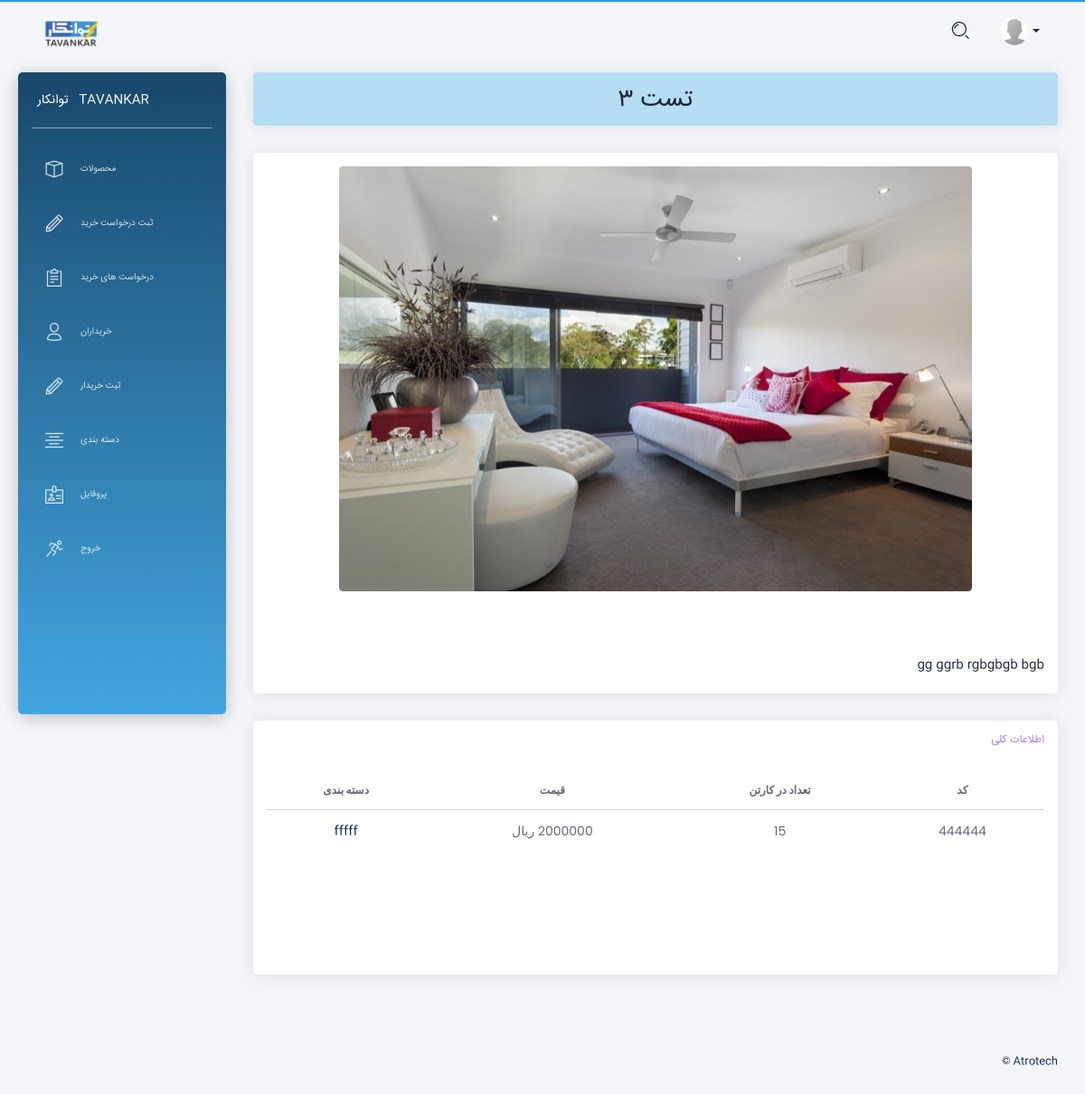
Page /product_detail/1/ (signed in) on the earlier database version.
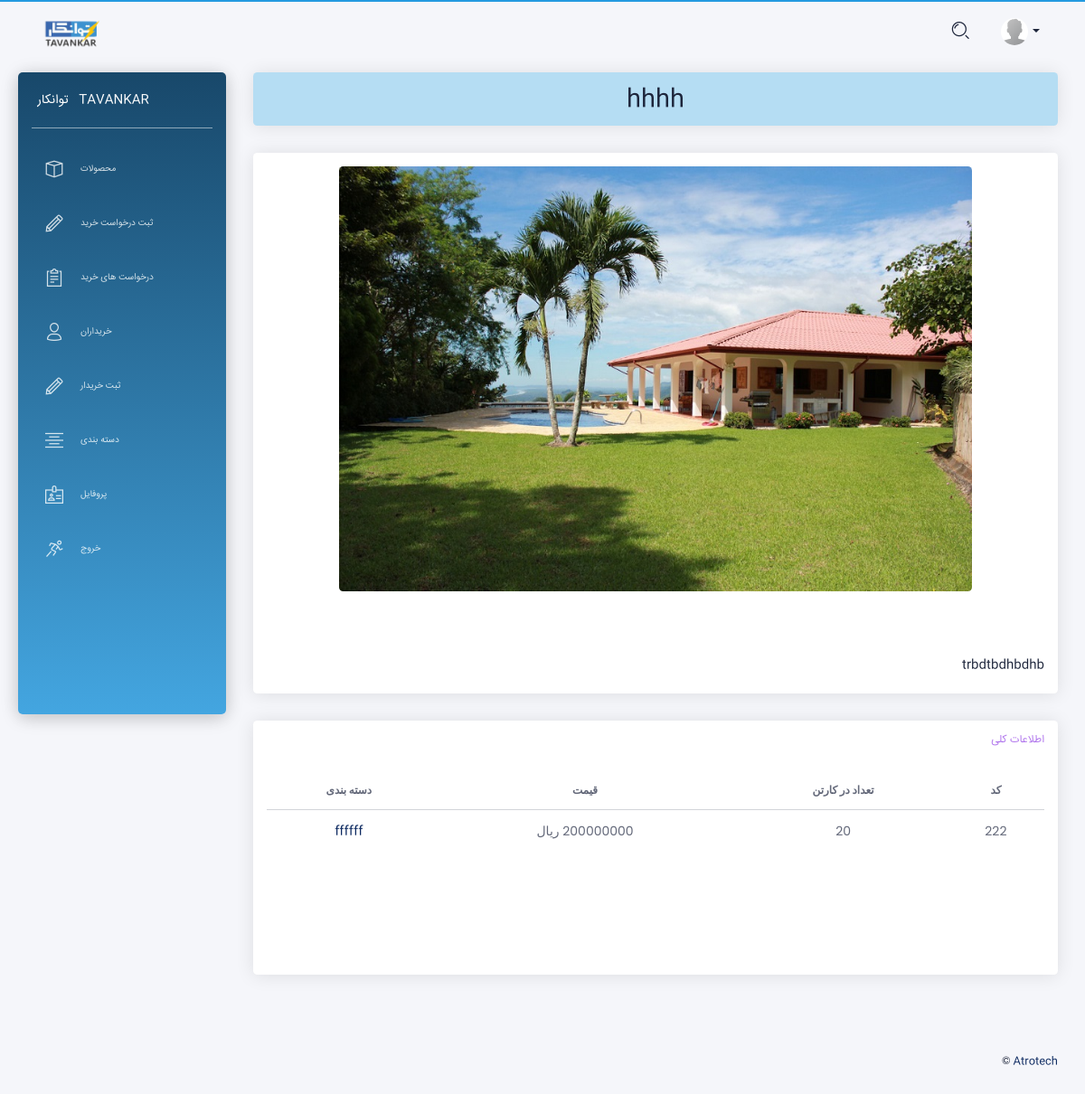
Same page on the later database version.
### app/models.py (models this page shows, shortened)
class Product(models.Model):
    name = models.CharField(max_length=200, unique=True, verbose_name = "نام")
    code = models.CharField(max_length=40, verbose_name = "کد")
    qty_in_box = models.IntegerField(verbose_name = "تعداد در کارتن")
    price = models.CharField(max_length=40, verbose_name = "قیمت ( ریال )")
    category = models.ForeignKey(Category ,on_delete=models.CASCADE ,null=True, blank=True, verbose_name = "دسته بندی")
    description = models.TextField(max_length=1000, null=True, blank=True, verbose_name = "توضیحات")
    image = models.ImageField(upload_to='media', default='media/Default.png', null=True, blank=True, verbose_name = "تصویر")
    @property
    def price_display(self):
        return "%s ریال " % self.price
    class Meta:
        verbose_name = "محصول"
        verbose_name_plural = "محصولات"

class Category(MPTTModel):
    name = models.CharField(max_length=200, unique=True, verbose_name = "نام")
    parent = TreeForeignKey('self', on_delete=models.CASCADE, null=True, blank=True, related_name='children',verbose_name = "والد")
    class MPTTMeta:
        level_attr = 'mptt_level'
        order_insertion_by = ['name']
    class Meta:
        verbose_name = "دسته بندی"
        verbose_name_plural = "دسته بندی ها"
    def get_absolute_url(self):
        return reverse('app:category_detail',args=[self.id])
    def __str__(self):
        return str(self.name)

### app/views.py (the view)
# urls.py: path('product_detail/<int:id>/',views.product_detail,name='product_detail'),
@login_required()
def product_detail(request, id):
    product = get_object_or_404(models.Product, id=id)
    context = {'product':product}
    return render(request, 'product_detail.html', context)

### templates/product_detail.html (shortened to what this page needs)
{% extends "layouts/base.html" %}
{% block content %}
<div class="row">
  <div class="col-md-12">
    <div class="card card-lavender">
      <div class="card-header">
        <h2 class="card-title" dir="rtl" align="center"> {{ product.name }} </h2>
      </div>
    </div>
  </div>
</div>
<div class="row">
  <div class="col-md-12">
    <div class="card card-user">
      <div class="card-body">
        <div class="slideshow-container">
              <div class="mySlides mold_slide_fade">
                <img src="{{ product.image.url }}" style="width:100%">
              </div>
        </div>
        <br><br>
        <div align="right" dir="rtl" class="card-description">
          <p class="category"> {{ product.description|linebreaks }} </p>
        </div>
      </div>
    </div>
  </div>
  <div class="col-md-12" dir="rtl" align="right">
    <div class="card card-user">
      <div class="card-header">
        <h6 class="card-title" style="color:#8d39e4ad;"> اطلاعات کلی </h6>
      </div>
      <div class="card-body">
        <table class="table tablesorter text-center" id="">
          <thead class=" text-primary">
            <tr class="bold">
              <th> کد </th>
              <th> تعداد در کارتن </th>
              <th> قیمت </th>
              <th> دسته بندی </th>
            </tr>
          </thead>
          <tbody>
            <tr>
              <td> {{ product.code }} </td>
              <td> {{ product.qty_in_box }} </td>
              <td> {{ product.price_display }} </td>
              <td> <a href="{{ product.category.get_absolute_url }}">{{ product.category }} </a> </td>
            </tr>
          </tbody>
        </table>
      </div>
    </div>
  </div>
</div>
{% endblock content %}

Differences in the rows shown:
changed Product: name "تست ۳" → "hhhh"; image: a different picture; description "gg ggrb rgbgbgb bgb" → "trbdtbdhbdhb"; code "444444" → "222"; qty_in_box "15" → "20"; price_display "2000000 ریال" → "200000000 ریال"; category "fffff" → "ffffff"
